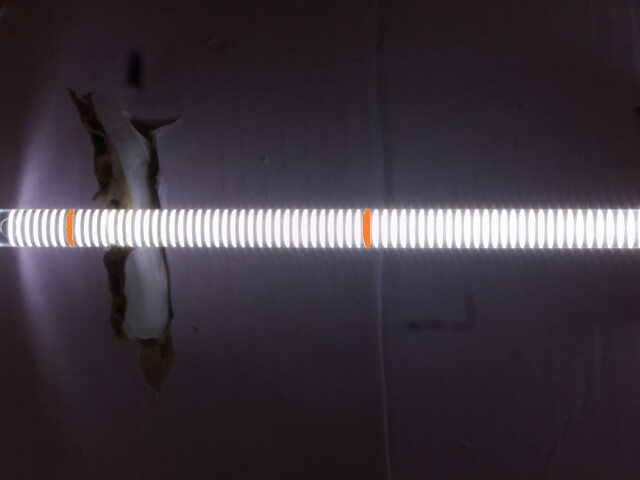
#> input picture imagens_teste/erro1.jpg, 640 x 480 px
$ python -i guide_detector.py   (imports and definitions only)
#> lines starting #> are read from the running program, lines starting #| are printed output that depends on the picture; after the words box and inside, x2 and y2 are one past the last pixel; in counts of white or black regions, pixels touching at a corner belong together
import cv2
import numpy as np
from typing import Tuple, List, Dict, Optional
from dataclasses import dataclass


@dataclass
class GuideCharacteristics:
    """Características detectadas de uma guia de luz"""
    is_continuous: bool              # True = contínua, False = segmentada
    num_segments: int                # Número de segmentos (0 se contínua)
    segment_positions: List[int]     # Posições em pixels dos segmentos
    segment_spacing_mm: float        # Espaçamento médio (assumindo calibração)
    guide_length_px: int             # Comprimento em pixels
    guide_width_px: int              # Altura/largura da guia
    guide_direction: str             # "horizontal" ou "vertical"
    confidence: float                # Confiança da detecção (0-1)
    debug_info: Dict                 # Informações para debug


class GuideCharacteristicDetector:
    """
    Detecta automaticamente as características de uma guia de luz:
    - Se é contínua ou segmentada
    - Número e posição de segmentos
    - Dimensões
    - Espaçamento
    """

    def __init__(self, px_to_mm_ratio: float = 0.1):
        """
        Args:
            px_to_mm_ratio: Razão de conversão pixels para milímetros
                          (ajustar conforme calibração da câmara)
        """
        self.px_to_mm_ratio = px_to_mm_ratio
        self.segment_min_brightness = 10
        self.peak_prominence_threshold = 3 # ir variando este valor para encontrar o melhor equilíbrio entre detecção de segmentos e ruído
        self.min_peak_distance = 5 #ir varinado este valor 1 unidade de cada vez até detetar um numero consistente de segmentos

    def analyze_guide(self, frame: np.ndarray) -> GuideCharacteristics:
        """
        Análise completa de uma guia de luz.

        Retorna GuideCharacteristics com todas as informações.
        """
        if frame is None:
            return self._create_empty_characteristics()

        try:
            h, w = frame.shape[:2]
            gray = cv2.cvtColor(frame, cv2.COLOR_BGR2GRAY)

            # 1. Detecta a região da guia (ROI)
            guide_roi, guide_mask, direction = self._detect_guide_roi(gray)

            if guide_roi is None:
                return self._create_empty_characteristics()

            # 2. Extrai perfil de intensidade ao longo da guia
            intensity_profile = self._extract_intensity_profile(guide_roi, direction)

            # 3. Detecta segmentos (picos no perfil de intensidade)
            segments, is_continuous = self._detect_segments(intensity_profile)

            # 4. Calcula espaçamento
            spacing_px = self._calculate_spacing(segments) if len(segments) > 1 else 0
            spacing_mm = spacing_px * self.px_to_mm_ratio

            # 5. Calcula dimensões
            guide_length = guide_roi.shape[1] if direction == "horizontal" else guide_roi.shape[0]
            guide_width = guide_roi.shape[0] if direction == "horizontal" else guide_roi.shape[1]

            # 6. Calcula confiança
            confidence = self._calculate_confidence(intensity_profile, segments, is_continuous)

            debug_info = {
                "roi_size": guide_roi.shape,
                "direction": direction,
                "intensity_min": float(np.min(intensity_profile)),
                "intensity_max": float(np.max(intensity_profile)),
                "intensity_mean": float(np.mean(intensity_profile)),
                "profile_std": float(np.std(intensity_profile)),
                "segments_detected": len(segments)
            }

            return GuideCharacteristics(
                is_continuous=is_continuous,
                num_segments=len(segments),
                segment_positions=segments,
                segment_spacing_mm=spacing_mm,
                guide_length_px=guide_length,
                guide_width_px=guide_width,
                guide_direction=direction,
                confidence=confidence,
                debug_info=debug_info
            )

        except Exception as e:
            print(f"[GuideDetector] Erro na análise: {e}")
            return self._create_empty_characteristics()

    def _detect_guide_roi(self, gray: np.ndarray) -> Tuple[Optional[np.ndarray], np.ndarray, str]:
        """
        Detecta a região de interesse (ROI) onde está a guia de luz.

        Retorna:
            (roi_cropped, full_mask, direction)
        """
        h, w = gray.shape[:2]

        # Aplica threshold para encontrar as regiões brilhantes
        _, thresh = cv2.threshold(gray, 0, 255, cv2.THRESH_BINARY + cv2.THRESH_OTSU)

        # Morphology para limpar a imagem
        kernel = cv2.getStructuringElement(cv2.MORPH_RECT, (3, 3))
        thresh = cv2.morphologyEx(thresh, cv2.MORPH_CLOSE, kernel, iterations=2)
        thresh = cv2.morphologyEx(thresh, cv2.MORPH_OPEN, kernel, iterations=1)

        # Encontra contornos
        contours, _ = cv2.findContours(thresh, cv2.RETR_EXTERNAL, cv2.CHAIN_APPROX_SIMPLE)

        if not contours:
            return None, thresh, "unknown"

        # Encontra o contorno mais grande (assumindo que é a guia)
        largest_contour = max(contours, key=cv2.contourArea)
        x, y, w_roi, h_roi = cv2.boundingRect(largest_contour)

        # Determina direção (horizontal se mais larga do que alta)
        direction = "horizontal" if w_roi > h_roi else "vertical"

        # Extrai ROI com margem
        margin = 10
        x1 = max(0, x - margin)
        y1 = max(0, y - margin)
        x2 = min(w, x + w_roi + margin)
        y2 = min(h, y + h_roi + margin)

        roi = gray[y1:y2, x1:x2]

        # Cria máscara
        mask = np.zeros_like(gray)
        mask[y1:y2, x1:x2] = 255

        return roi, mask, direction

    def _extract_intensity_profile(self, roi: np.ndarray, direction: str) -> np.ndarray:

        """
        Extrai perfil de intensidade ao longo da guia.
        Foca-se APENAS nas 3 linhas/colunas centrais para evitar o 'blooming'
        das bordas e usa np.mean para não tapar os vales escuros.
        """
        if direction == "horizontal":
            # Encontra o centro vertical da ROI
            h = roi.shape[0]
            center_y = h // 2

            # Pega apenas em 3 linhas centrais (centro, cima, baixo)
            y_start = max(0, center_y - 1)
            y_end = min(h, center_y + 2)

            core_roi = roi[y_start:y_end, :]
            profile = np.mean(core_roi, axis=0) # Usar a média do miolo, não o np.max!
        else:
            # Mesma lógica para vertical (caso aconteça)
            w = roi.shape[1]
            center_x = w // 2
            x_start = max(0, center_x - 1)
            x_end = min(w, center_x + 2)

            core_roi = roi[:, x_start:x_end]
            profile = np.mean(core_roi, axis=1)

        # REDUZIR a suavização de 5 para 3!
        # Assim não apagamos as ranhuras finas entre os segmentos.
        profile = np.convolve(profile, np.ones(3)/3.0, mode='same')

        return profile

    def _detect_segments(self, intensity_profile: np.ndarray) -> Tuple[List[int], bool]:
        """
        Detecta segmentos no perfil de intensidade.

        Se houver picos bem definidos e espaçados = segmentada
        Se o perfil for relativamente plano = contínua

        Retorna:
            (segment_positions, is_continuous)
        """
        try:
            from scipy import signal

            # Encontra picos no perfil
            peaks, properties = signal.find_peaks(
                intensity_profile,
                height=self.segment_min_brightness,
                prominence=self.peak_prominence_threshold,
                distance=self.min_peak_distance
            )

            peaks = peaks.tolist()

            # Decisão: se temos picos bem espaçados = segmentada
            if len(peaks) >= 2:
                # Verifica se os picos têm espaçamento regular
                spacings = np.diff(peaks)
                spacing_consistency = float(np.std(spacings) / np.mean(spacings)) if len(spacings) > 0 else 0

                # Se houver menos de 20% de variação no espaçamento = segmentada
                is_continuous = spacing_consistency > 0.3
            elif len(peaks) == 1:
                # Apenas um pico = contínua
                is_continuous = True
            else:
                # Nenhum pico = contínua
                is_continuous = True

            return peaks, is_continuous

        except ImportError:
            print("[GuideDetector] scipy não disponível, usando detecção simplificada")
            return self._detect_segments_simple(intensity_profile)

    # [34 lines left out: function _detect_segments_simple, not called in this run]

    def _calculate_spacing(self, segment_positions: List[int]) -> float:
        """Calcula espaçamento médio entre segmentos"""
        if len(segment_positions) < 2:
            return 0.0

        spacings = np.diff(segment_positions)
        return float(np.mean(spacings))

    def _calculate_confidence(self, profile: np.ndarray, segments: List[int], is_continuous: bool) -> float:
        """
        Calcula confiança da detecção (0-1).

        Baseada em:
        - Qualidade do perfil (baixo ruído)
        - Clareza dos segmentos (se aplicável)
        - Consistência dos dados
        """
        confidence = 0.5

        # Fator 1: Razão sinal/ruído
        signal_power = np.max(profile) - np.mean(profile)
        noise_power = np.std(profile)
        snr = signal_power / (noise_power + 1e-6)
        snr_factor = min(1.0, snr / 50)  # Normaliza até 50
        confidence += 0.2 * snr_factor

        # Fator 2: Clareza de segmentos
        if not is_continuous and len(segments) > 0:
            # Verifica se os segmentos estão bem definidos
            segment_clarity = 0.0
            for peak_pos in segments:
                if 0 <= peak_pos < len(profile):
                    # Verifica se há um vale antes e depois
                    left_valley = np.min(profile[max(0, peak_pos-10):peak_pos])
                    right_valley = np.min(profile[peak_pos:min(len(profile), peak_pos+10)])
                    peak_value = profile[peak_pos]

                    clarity = (peak_value - (left_valley + right_valley) / 2) / (peak_value + 1e-6)
                    segment_clarity += clarity

            segment_clarity /= len(segments)
            confidence += 0.3 * min(1.0, segment_clarity)
        elif is_continuous:
            confidence += 0.2  # Bonus para detecção contínua

        # Fator 3: Dados suficientes
        if len(profile) > 50:
            confidence += 0.1

        return min(1.0, confidence)

    # [39 lines left out: functions _create_empty_characteristics, visualize_analysis, not called in this run]

>>> import cv2
>>> picture = cv2.imread('../imagens_teste/erro1.jpg')
#> picture is the input picture: shape (480, 640, 3); mean B, G, R 60.5, 52.4, 59.4
>>> result = GuideCharacteristicDetector().analyze_guide(picture)
#> in _detect_guide_roi, `_, thresh = cv2.threshold(gray, 0, 255, cv2.THRESH_BINARY + cv2.THRESH..`:
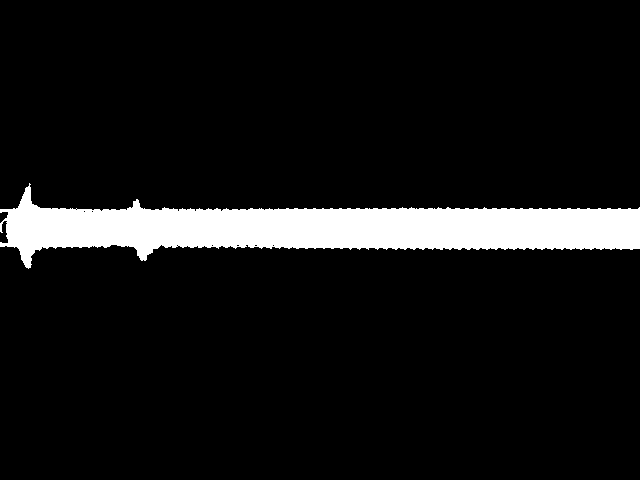
#> thresh: shape (480, 640); 8.4% white; 1 white region, box (x1, y1, x2, y2) and area: (0, 183, 640, 269) 25770
#> in _detect_guide_roi, `thresh = cv2.morphologyEx(thresh, cv2.MORPH_CLOSE, kernel, iterations=2)`:
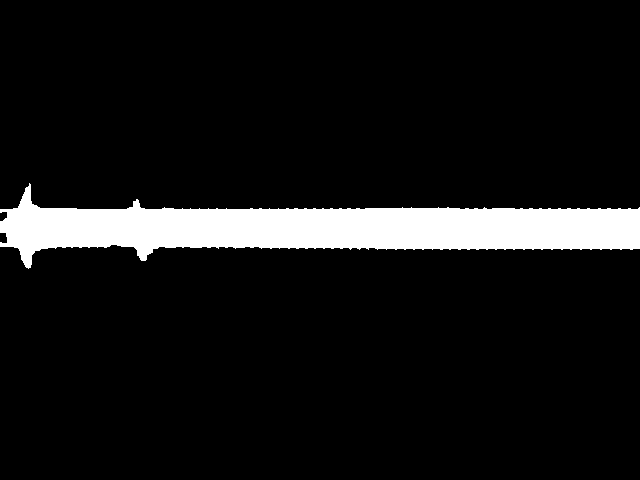
#> thresh: shape (480, 640); 8.5% white; 1 white region, box (x1, y1, x2, y2) and area: (0, 183, 640, 269) 26068
#> in _detect_guide_roi, `thresh = cv2.morphologyEx(thresh, cv2.MORPH_OPEN, kernel, iterations=1)`: thresh: shape (480, 640); 8.5% white; 1 white region
#> in _detect_guide_roi, `contours, _ = cv2.findContours(thresh, cv2.RETR_EXTERNAL, cv2.CHAIN_AP..`: contours = 1 contour; box (x1, y1, x2, y2) and area: (0, 186, 640, 268) 25248
#> in _detect_guide_roi, `largest_contour = max(contours, key=cv2.contourArea)`: largest_contour = contour of 338 points, box (x1, y1, x2, y2) (0, 186, 640, 268), area 25248
#> in _detect_guide_roi, `x, y, w_roi, h_roi = cv2.boundingRect(largest_contour)`: x = 0; y = 186; w_roi = 640; h_roi = 82
#> in _detect_guide_roi, `direction = "horizontal" if w_roi > h_roi else "vertical"`: direction = 'horizontal'
#> in _detect_guide_roi, `x1 = max(0, x - margin)`: x1 = 0
#> in _detect_guide_roi, `y1 = max(0, y - margin)`: y1 = 176
#> in _detect_guide_roi, `x2 = min(w, x + w_roi + margin)`: x2 = 640
#> in _detect_guide_roi, `y2 = min(h, y + h_roi + margin)`: y2 = 278
#> in _detect_guide_roi, `roi = gray[y1:y2, x1:x2]`:
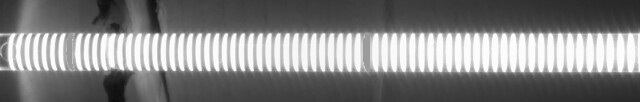
#> roi: shape (102, 640); min 11, max 255, mean 129.9
#> in analyze_guide, `guide_roi, guide_mask, direction = self._detect_guide_roi(gray)`:
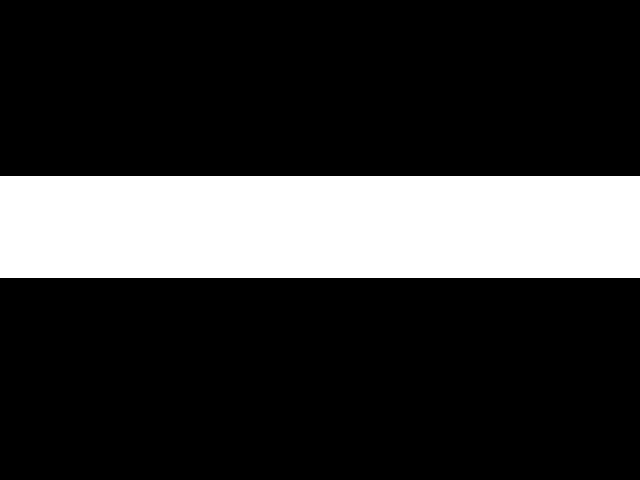
#> guide_mask: shape (480, 640); 21.2% white; 1 white region, box (x1, y1, x2, y2) and area: (0, 176, 640, 278) 65280
#> in analyze_guide, `guide_roi, guide_mask, direction = self._detect_guide_roi(gray)`: direction = 'horizontal'
#> in _extract_intensity_profile, `profile = np.mean(core_roi, axis=0)`: profile = 640 values, max 255 at index 420, min 99 at index 2, mean 229.7
#> in _extract_intensity_profile, `profile = np.convolve(profile, np.ones(3)/3.0, mode='same')`: profile = 640 values, max 252.9 at index 476, min 100.1 at index 0, mean 229.5
#> in analyze_guide, `intensity_profile = self._extract_intensity_profile(guide_roi, directi..`: intensity_profile has the same summary as profile in _extract_intensity_profile
#> in _detect_segments, `peaks, properties = signal.find_peaks( intensity_profile, height=self...`: peaks = 70 values from 1 to 638; properties = 4 items
#> in _detect_segments, `spacings = np.diff(peaks)`: spacings = 69 values, max 17 at index 7, min 7 at index 11, mean 9.23
#> in _detect_segments, `spacing_consistency = float(np.std(spacings) / np.mean(spacings)) if l..`: spacing_consistency = 0.185
#> in _detect_segments, `is_continuous = spacing_consistency > 0.3`: is_continuous = False
#> in analyze_guide, `segments, is_continuous = self._detect_segments(intensity_profile)`: segments = 70 values from 1 to 638; is_continuous = False
#> in analyze_guide, `spacing_px = self._calculate_spacing(segments) if len(segments) > 1 el..`: spacing_px = 9.23
#> in analyze_guide, `spacing_mm = spacing_px * self.px_to_mm_ratio`: spacing_mm = 0.923
#> in analyze_guide, `guide_length = guide_roi.shape[1] if direction == "horizontal" else gu..`: guide_length = 640
#> in analyze_guide, `guide_width = guide_roi.shape[0] if direction == "horizontal" else gui..`: guide_width = 102
#> in _calculate_confidence, `signal_power = np.max(profile) - np.mean(profile)`: signal_power = 23.37
#> in _calculate_confidence, `noise_power = np.std(profile)`: noise_power = 25.64
#> in _calculate_confidence, `snr = signal_power / (noise_power + 1e-6)`: snr = 0.911
#> in _calculate_confidence, `snr_factor = min(1.0, snr / 50)`: snr_factor = 0.0182
#> in _calculate_confidence, `confidence += 0.2 * snr_factor`: confidence = 0.504
#> the loop in _calculate_confidence, `for peak_pos in segments:` made 70 passes
#> (peak_pos, left_valley, right_valley, peak_value, clarity, segment_clarity) on passes 2 to 13: (10, 100.1, 187, 251.4, 0.429, 0.675), (18, 187, 181.3, 251.9, 0.269, 0.944), (27, 181.3, 176.8, 251.6, 0.288, 1.23), (35, 176.8, 180.2, 252.4, 0.293, 1.52), (43, 180.2, 174.8, 251.9, 0.295, 1.82), (52, 174.8, 176.7, 251.7, 0.302, 2.12), (60, 176.7, 154.8, 252.2, 0.343, 2.46), (77, 154.8, 179.3, 251.1, 0.335, 2.8), (86, 179.3, 175.1, 251.8, 0.296, 3.1), (94, 175.1, 174.4, 252.1, 0.307, 3.4), (103, 174.4, 217.1, 252.1, 0.223, 3.63), (110, 211.1, 195.3, 251.8, 0.193, 3.82)
#> (left_valley, right_valley, peak_value, clarity, segment_clarity) on passes 1, 61, 62, 63, 64, 65: (100.1, 100.7, 133.1, 0.246, 0.246), (218.1, 214, 252.3, 0.144, 12.68), (214, 221.8, 252.3, 0.137, 12.82), (221.8, 232.4, 252.7, 0.101, 12.92), (232.4, 226.4, 252.2, 0.0903, 13.01), (226.4, 223.1, 252.3, 0.109, 13.12)
#> after the loop in _calculate_confidence, `for peak_pos in segments:`: segment_clarity = 13.84
#> in _calculate_confidence, `segment_clarity /= len(segments)`: segment_clarity = 0.198
#> in _calculate_confidence, `confidence += 0.3 * min(1.0, segment_clarity)`: confidence = 0.563
#> in _calculate_confidence, `confidence += 0.1`: confidence = 0.663
#> in analyze_guide, `debug_info = { "roi_size": guide_roi.shape, "direction": direction, "i..`: debug_info = {'roi_size': (102, 640), 'direction': 'horizontal', 'intensity_min': 100.1, 'intensity_max': 252.9, 'intensity_mean': 229.5, 'profile_std': 25.64, 'segments_detected': 70}
